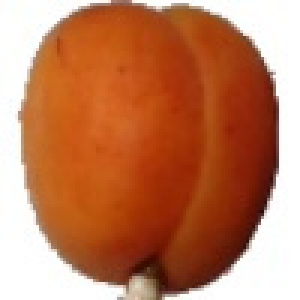
#> input picture images/Apricot.jpg, 100 x 100 px (shown 3 times larger)
$ python -i utilities.py   (imports and definitions only)   (older library calls are emulated)
#> lines starting #> are read from the running program, lines starting #| are printed output that depends on the picture; after the words box and inside, x2 and y2 are one past the last pixel; in counts of white or black regions, pixels touching at a corner belong together
"""
in this module are helper functions implemented
"""
# pylint: disable=no-member, unused-variable, expression-not-assigned
# pylint: disable=invalid-name

import numpy as np
import matplotlib.pyplot as plt
import cv2
from PIL import Image, ImageChops
from skimage.feature import hog
from skimage.color import rgb2grey


# [95 lines left out: functions display_one, crop_center, trim, hog_features, hu_moments, col_histogram, not called in this run]


def segmentation(image):
    '''
    this methods segments background from foreground - it is similar to the
    watershed algorithm
    '''
    # Segmentation
    gray = cv2.cvtColor(image, cv2.COLOR_RGB2GRAY)
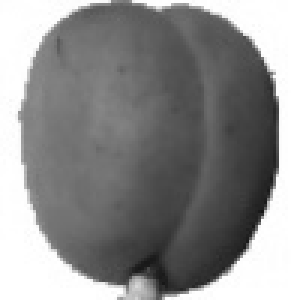
#> gray: shape (100, 100) (shown 3 times larger); min 19, max 255, mean 141.2

    # Otsu's thresholding
    ret, thresh = cv2.threshold(gray, 0, 255, cv2.THRESH_BINARY_INV +
                                cv2.THRESH_OTSU)
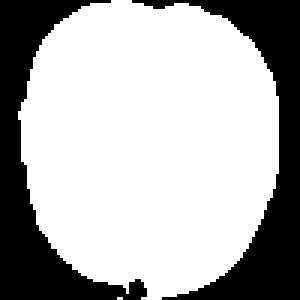
#> thresh: shape (100, 100) (shown 3 times larger); 69.5% white; 2 black regions, box (x1, y1, x2, y2) and area: (0, 0, 49, 100) 1527, (44, 0, 100, 100) 1527
#> ret = 171

    # Further noise removal
    kernel = np.ones((3, 3), np.uint8)
    opening = cv2.morphologyEx(thresh, cv2.MORPH_OPEN, kernel, iterations=2)
#> opening: shape (100, 100); 69.3% white; 2 black regions, box (x1, y1, x2, y2) and area: (0, 0, 49, 100) 1538, (44, 0, 100, 100) 1527
    # display_one(opening, 'background before noise')

    # sure background area
    sure_bg = cv2.dilate(opening, kernel, iterations=3)
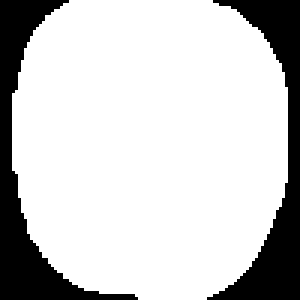
#> sure_bg: shape (100, 100) (shown 3 times larger); 79.6% white; 2 black regions, box (x1, y1, x2, y2) and area: (0, 0, 46, 100) 1032, (69, 0, 100, 100) 1005
    # display_one(sure_bg, 'background after noise')
    markers = sure_bg

    # Make the background white, and what we want to keep black
    markers[markers > 1] = 255
    markers[markers == 1] = 0

    # Displaying markers on the image
    # display_one(image, 'Original')
    # display_one(markers, 'Marked')

    # Use a kernel to dilate the image, to not lose any detail on the outline
    # I used a kernel of 3x3 pixels
    kernel = np.ones((3, 3), np.uint8)
    dilation = cv2.dilate(markers.astype(np.float32), kernel, iterations=1)
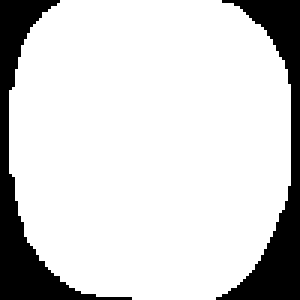
#> dilation: shape (100, 100) float32 (shown 3 times larger); 82.8% white; 2 black regions, box (x1, y1, x2, y2) and area: (0, 0, 44, 100) 871, (72, 0, 100, 100) 853

    # Plot again to check whether the dilation is according to our needs
    # If not, repeat by using a smaller/bigger kernel, or more/less iterations
    # plt.imshow(dilation, cmap='gray')
    # plt.show()

    # Now apply the mask we created on the initial image
    image = cv2.bitwise_and(image, image, mask=dilation.astype(np.uint8))
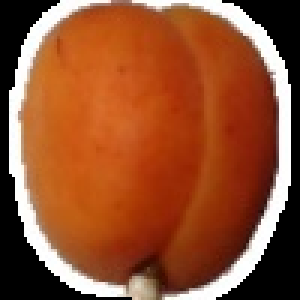
#> image: shape (100, 100, 3) (shown 3 times larger); mean R, G, B 147.5, 81.4, 48.3
    image[image == 0] = 255
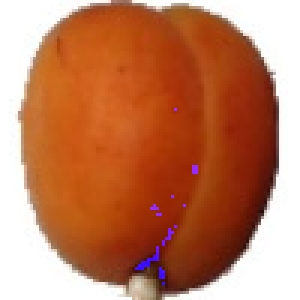
#> image: shape (100, 100, 3) (shown 3 times larger); 17.75% of pixels changed, all inside (x1, y1, x2, y2) = (0, 0, 100, 100)

    # display_one(image, 'final image after watershed')
    return image


# [14 lines left out: function rotate_image, not called in this run]

>>> import cv2
>>> picture = cv2.cvtColor(cv2.imread('images/Apricot.jpg'), cv2.COLOR_BGR2RGB)
>>> result = segmentation(picture)

$ run again, on images/Avocado.jpg
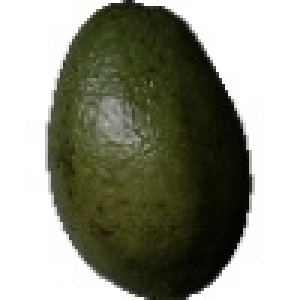
#> input picture images/Avocado.jpg, 100 x 100 px (shown 3 times larger)
#> in segmentation, `ret, thresh = cv2.threshold(gray, 0, 255, cv2.THRESH_BINARY_INV + cv2...`:
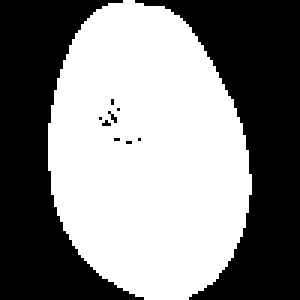
#> thresh: shape (100, 100) (shown 3 times larger); 52.1% white; 10 black regions (8 under 20 px), largest, box (x1, y1, x2, y2) and area: (45, 0, 100, 100) 2479, (0, 0, 48, 100) 2294
#> ret = 150
#> opening: shape (100, 100); 51.9% white; 5 black regions (3 under 20 px), largest, box (x1, y1, x2, y2) and area: (0, 0, 100, 100) 4777, (33, 33, 40, 42) 26
#> sure_bg: shape (100, 100); 61.4% white; 2 black regions, box (x1, y1, x2, y2) and area: (60, 0, 100, 100) 2016, (0, 0, 38, 100) 1843
#> dilation: shape (100, 100) float32; 64.2% white; 2 black regions, box (x1, y1, x2, y2) and area: (62, 0, 100, 100) 1873, (0, 0, 35, 100) 1702
#> in segmentation, `image = cv2.bitwise_and(image, image, mask=dilation.astype(np.uint8))`:
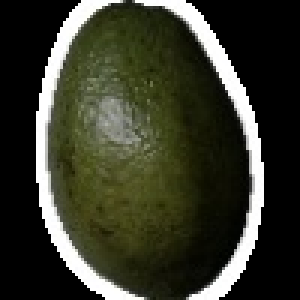
#> image: shape (100, 100, 3) (shown 3 times larger); mean R, G, B 55.9, 57.6, 43.7

$ run again, on images/Kiwi.jpg
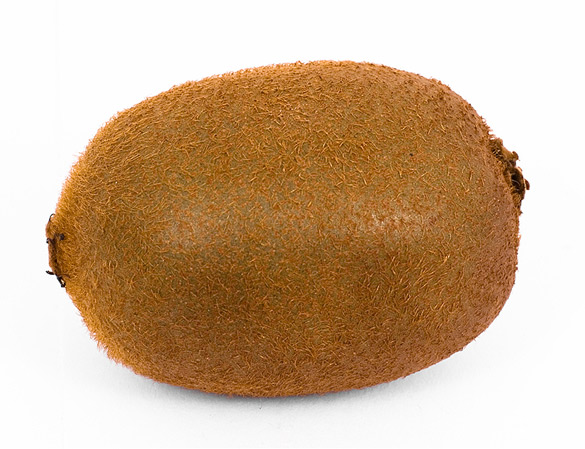
#> input picture images/Kiwi.jpg, 585 x 449 px
#> in segmentation, `ret, thresh = cv2.threshold(gray, 0, 255, cv2.THRESH_BINARY_INV + cv2...`:
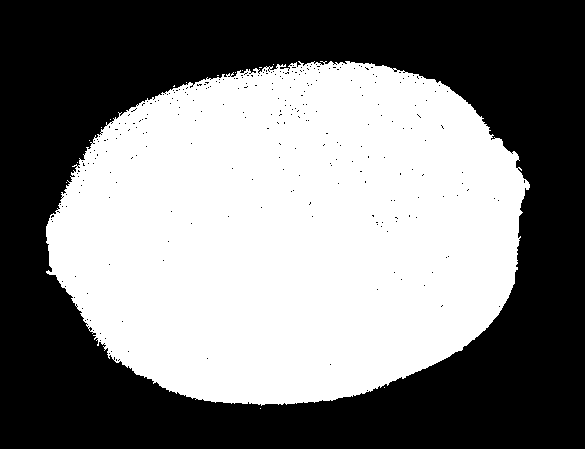
#> thresh: shape (449, 585); 49.1% white; 15 white regions (14 under 20 px), largest, box (x1, y1, x2, y2) and area: (46, 61, 530, 406) 128942
#> ret = 180
#> opening: shape (449, 585); 48.4% white; 1 white region, box (x1, y1, x2, y2) and area: (46, 63, 529, 404) 127241
#> sure_bg: shape (449, 585); 50.5% white; 1 black region, box (x1, y1, x2, y2) and area: (0, 0, 585, 449) 129926
#> dilation: shape (449, 585) float32; 51.2% white; 1 black region, box (x1, y1, x2, y2) and area: (0, 0, 585, 449) 128217
#> in segmentation, `image[image == 0] = 255`:
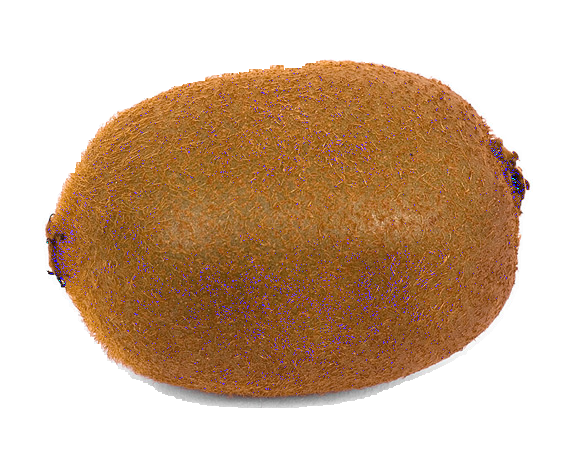
#> image: shape (449, 585, 3); mean R, G, B 206, 177.9, 152.6
